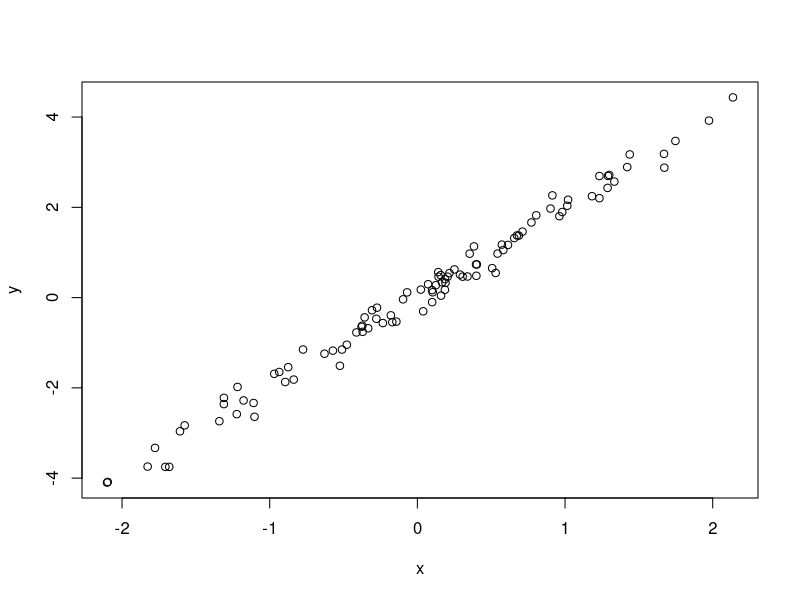

The R script that drew this image:
# SIMULATE AND PLOT DATA
# DYLAN MOLINA
# DJMOLINA@EMAIL.ARIZONA.EDU
# 2022-03-15

# SIMULATE PREDICTOR VARIABLE
x <- rnorm(n = 100)
# CALCULATE RESPONSE VARIABLE AND ADD NOISE
y <- 2 * x + rnorm(n = 100, sd = 0.2)
# PLOT THE DATA
plot(x = x, y = y)
